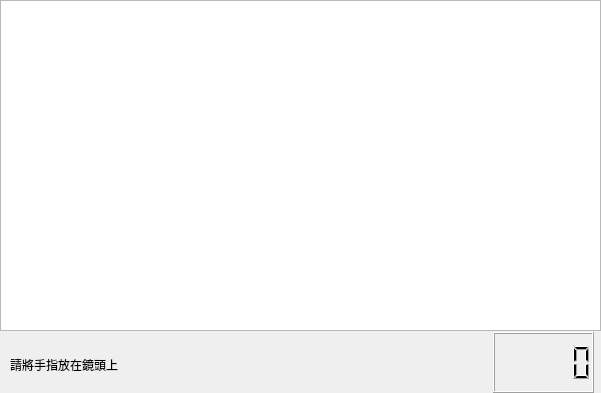
<?xml version="1.0" encoding="UTF-8"?>
<ui version="4.0">
 <class>Form</class>
 <widget class="QWidget" name="Form">
  <property name="windowTitle">
   <string>Form</string>
  </property>
  <widget class="QLCDNumber" name="lcdNumber">
   <property name="geometry">
    <rect>
     <x>493</x>
     <y>332</y>
     <width>101</width>
     <height>61</height>
    </rect>
   </property>
  </widget>
  <widget class="QLabel" name="label">
   <property name="geometry">
    <rect>
     <x>10</x>
     <y>339</y>
     <width>471</width>
     <height>51</height>
    </rect>
   </property>
   <property name="text">
    <string>請將手指放在鏡頭上</string>
   </property>
   <property name="textFormat">
    <enum>Qt::AutoText</enum>
   </property>
   <property name="scaledContents">
    <bool>false</bool>
   </property>
   <property name="wordWrap">
    <bool>false</bool>
   </property>
  </widget>
  <widget class="QGraphicsView" name="graphicsView">
   <property name="geometry">
    <rect>
     <x>0</x>
     <y>0</y>
     <width>601</width>
     <height>331</height>
    </rect>
   </property>
  </widget>
  <widget class="QWidget" name="widget" native="true">
   <property name="geometry">
    <rect>
     <x>0</x>
     <y>290</y>
     <width>601</width>
     <height>41</height>
    </rect>
   </property>
  </widget>
 </widget>
 <resources/>
 <connections/>
</ui>
